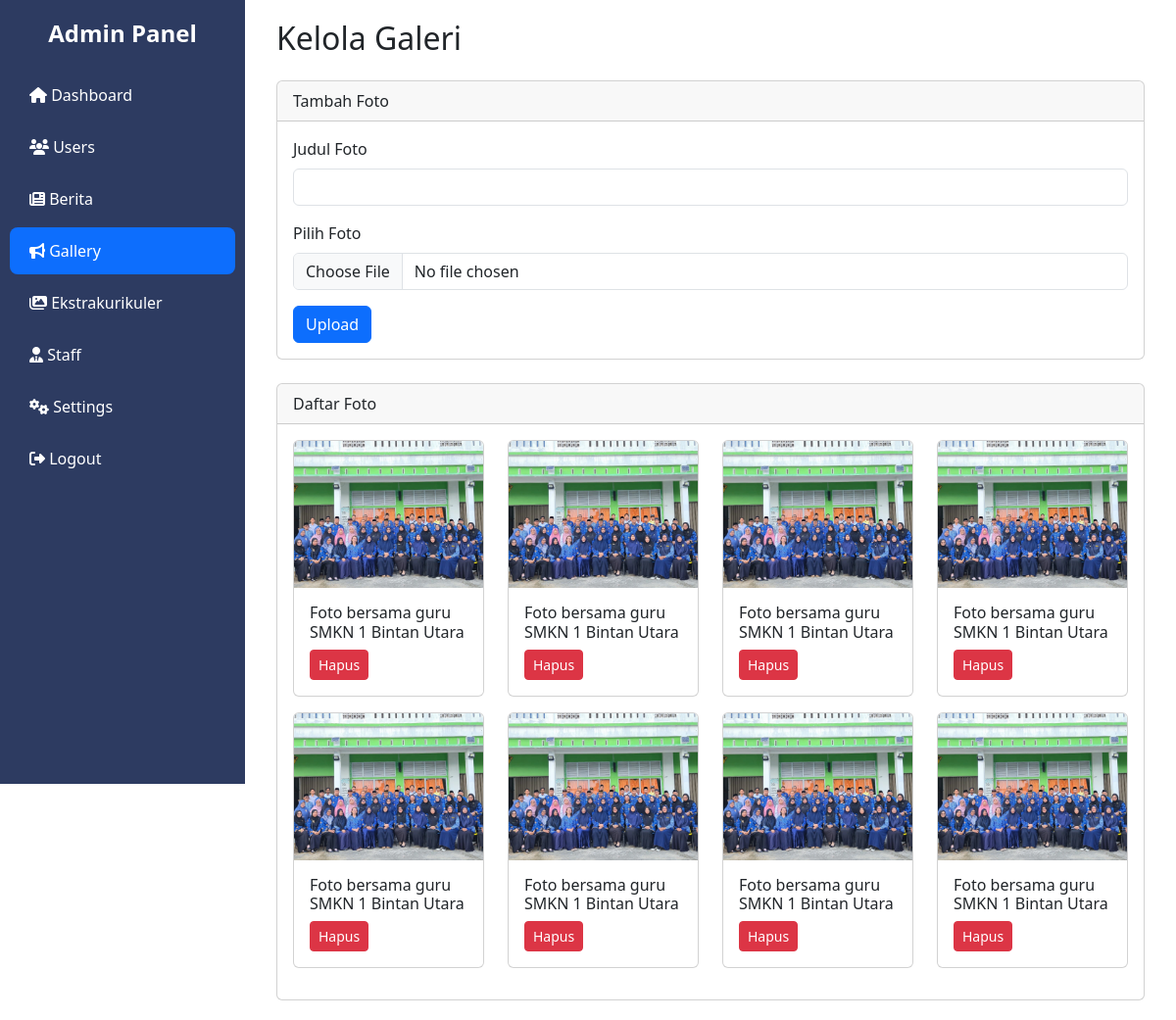
Screenshot of /dashboard/gallery.php with the database file from the repository.
### tables this page shows
CREATE TABLE `gallery` (
  `id` int(11) NOT NULL,
  `title` varchar(255) NOT NULL,
  `image` varchar(255) NOT NULL,
  `created_at` timestamp NOT NULL DEFAULT current_timestamp()
);

### public/dashboard/gallery.php (the view, shortened to what this page needs)
<?php
include '../../config/config.php';
$result = mysqli_query($conn, "SELECT * FROM gallery ORDER BY created_at DESC");
?>
<!DOCTYPE html>
<html lang="en">
<head>
    <link href="https://cdn.jsdelivr.net/npm/bootstrap@5.3.2/dist/css/bootstrap.min.css" rel="stylesheet">
    <link href="https://cdnjs.cloudflare.com/ajax/libs/font-awesome/6.4.0/css/all.min.css" rel="stylesheet">
</head>
<body>
    <div class="sidebar">
        <h4 class="text-center mb-4">Admin Panel</h4>
        <a href="../dashboard.php"><i class="fa fa-home"></i> Dashboard</a>
        <a href="../dashboard/users.php"><i class="fa fa-users"></i> Users</a>
        <a href="../dashboard/berita.php"><i class="fa fa-newspaper"></i> Berita</a>
        <a href="../dashboard/gallery.php" class="bg-primary"><i class="fa fa-bullhorn"></i> Gallery</a>
        <a href="../dashboard/ekstrakurikuler.php"><i class="fa-solid fa-images"></i> Ekstrakurikuler</a>
        <a href="../dashboard/staff.php"><i class="fa fa-user-tie"></i> Staff</a>
        <a href="#"><i class="fa fa-cogs"></i> Settings</a>
        <a href="/smkn1bintan/auth/logout.php"><i class="fa fa-sign-out-alt"></i> Logout</a>
    </div>
    <div class="content">
        <div class="container-fluid">
            <h2 class="mb-4">Kelola Galeri</h2>
            <div class="card mb-4">
                <div class="card-header">Tambah Foto</div>
                <div class="card-body">
                    <form action="" method="post" enctype="multipart/form-data">
                        <div class="mb-3">
                            <label for="title" class="form-label">Judul Foto</label>
                            <input type="text" class="form-control" name="title" id="title" required>
                        </div>
                        <div class="mb-3">
                            <label for="image" class="form-label">Pilih Foto</label>
                            <input type="file" class="form-control" name="image" id="image" required>
                        </div>
                        <button type="submit" class="btn btn-primary">Upload</button>
                    </form>
                </div>
            </div>
            <div class="card">
                <div class="card-header">Daftar Foto</div>
                <div class="card-body">
                    <div class="row">
                        <?php while ($row = mysqli_fetch_assoc($result)): ?>
                            <div class="col-md-3 mb-3">
                                <div class="card">
                                    <img src="../assets/image/gallery/<?= $row['image'] ?>"
                                         class="card-img-top" style="height:150px;object-fit:cover;">
                                    <div class="card-body">
                                        <h6 class="card-title"><?= $row['title'] ?></h6>
                                        <form method="post" action="../../crud/gallery/gallery_delete.php" class="delete-form">
                                            <button type="submit" class="btn btn-sm btn-danger">Hapus</button>
                                        </form>
                                    </div>
                                </div>
                            </div>
                        <?php endwhile; ?>
                    </div>
                </div>
            </div>
        </div>
    </div>
</body>
</html>

### public/dashboard/gallery.php (style rules this page uses)
.sidebar { height: 100vh; background: #2d3b61; color: #fff; padding: 20px 0; position: fixed; width: 250px; }
.sidebar h4 { font-weight: bold; }
.sidebar a { color: #fff; display: block; padding: 12px 20px; text-decoration: none; border-radius: 8px; margin: 5px 10px; transition: all 0.3s ease; }
.content { margin-left: 250px; padding: 20px; min-height: 100vh; }

### rows the page displays
gallery: image (picture), title "Foto bersama guru SMKN 1 Bintan Utara"
gallery: image (picture), title "Foto bersama guru SMKN 1 Bintan Utara"
gallery: image (picture), title "Foto bersama guru SMKN 1 Bintan Utara"
gallery: image (picture), title "Foto bersama guru SMKN 1 Bintan Utara"
gallery: image (picture), title "Foto bersama guru SMKN 1 Bintan Utara"
gallery: image (picture), title "Foto bersama guru SMKN 1 Bintan Utara"
gallery: image (picture), title "Foto bersama guru SMKN 1 Bintan Utara"
gallery: image (picture), title "Foto bersama guru SMKN 1 Bintan Utara"
